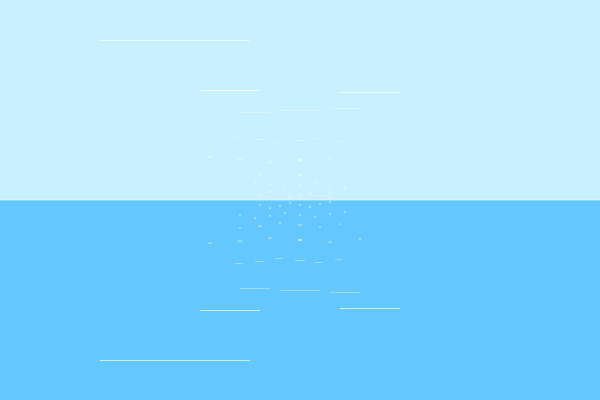
Frame 1 (no input)
Frame 60 (no input): identical to frame 1, image omitted
Frame 120 (the mouse pressed at the canvas centre since frame 60): identical to frame 1, image omitted

The p5.js sketch that drew this single still picture (run headless with seeded random() and noise() and a simulated clock; from frame 60 on, the mouse is pressed at the canvas centre):

// p5.js sketch
// ── sketch.js
function setup() {
  createCanvas(600, 400);
}

function draw() {
  background(200, 240, 255); 

  noStroke();
  fill(100, 200, 255);
  rect(0, 200, 600, 200); 

  stroke(255, 255, 255, 150);
  strokeWeight(1);
  line(0, 200, 600, 200);

  stroke(255, 255, 200);
  strokeWeight(1.5); 
  point(300, 205); point(290, 203); point(310, 207); point(280, 206);
  point(320, 204); point(270, 208); point(330, 202); point(260, 205);
  point(300, 215); point(285, 213); point(315, 217); point(270, 216);
  point(330, 214); point(255, 218); point(345, 212); point(240, 215);

  noStroke();
  fill(255, 255, 200, 200); 
  ellipse(300, 225, 4, 1); ellipse(280, 223, 3, 1); ellipse(320, 227, 3, 1);
  ellipse(260, 226, 4, 1); ellipse(340, 224, 2, 1); ellipse(240, 228, 3, 1);
  ellipse(300, 240, 5, 1.5); ellipse(270, 238, 4, 1); ellipse(330, 242, 4, 1);
  ellipse(240, 241, 5, 1); ellipse(360, 239, 3, 1); ellipse(210, 243, 4, 1);

  fill(255, 255, 200, 180);
  rect(295, 260, 10, 0.5); rect(275, 258, 8, 0.5); rect(315, 262, 8, 0.5);
  rect(255, 261, 9, 0.5); rect(335, 259, 7, 0.5); rect(235, 263, 8, 0.5);
  rect(280, 290, 40, 0.5); rect(240, 288, 30, 0.5); rect(330, 292, 30, 0.5);
  rect(200, 310, 60, 1); rect(340, 308, 60, 1); rect(100, 360, 150, 1);

  stroke(255, 255, 255);
  strokeWeight(1.5);
  point(300, 195); point(290, 197); point(310, 193); point(280, 194);
  point(320, 196); point(270, 192); point(330, 198); point(260, 195);
  point(300, 185); point(285, 187); point(315, 183); point(270, 184);
  point(330, 186); point(255, 182); point(345, 188); point(240, 185);

  noStroke();
  fill(255, 255, 255, 200);
  ellipse(300, 175, 4, 1); ellipse(280, 177, 3, 1); ellipse(320, 173, 3, 1);
  ellipse(260, 174, 4, 1); ellipse(340, 176, 2, 1); ellipse(240, 172, 3, 1);
  ellipse(300, 160, 5, 1.5); ellipse(270, 162, 4, 1); ellipse(330, 158, 4, 1);
  ellipse(240, 159, 5, 1); ellipse(360, 161, 3, 1); ellipse(210, 157, 4, 1);

  fill(255, 255, 255, 180);
  rect(295, 140, 10, 0.5); rect(275, 142, 8, 0.5); rect(315, 138, 8, 0.5);
  rect(255, 139, 9, 0.5); rect(335, 141, 7, 0.5); rect(235, 137, 8, 0.5);
  rect(280, 110, 40, 0.5); rect(240, 112, 30, 0.5); rect(330, 108, 30, 0.5);
  rect(200, 90, 60, 1); rect(340, 92, 60, 1); rect(100, 40, 150, 1);
}
